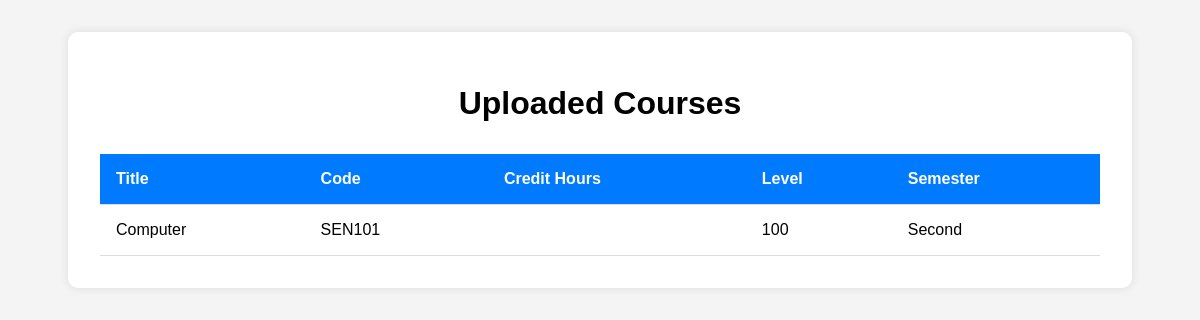
Page /course_list/ on the earlier database version.
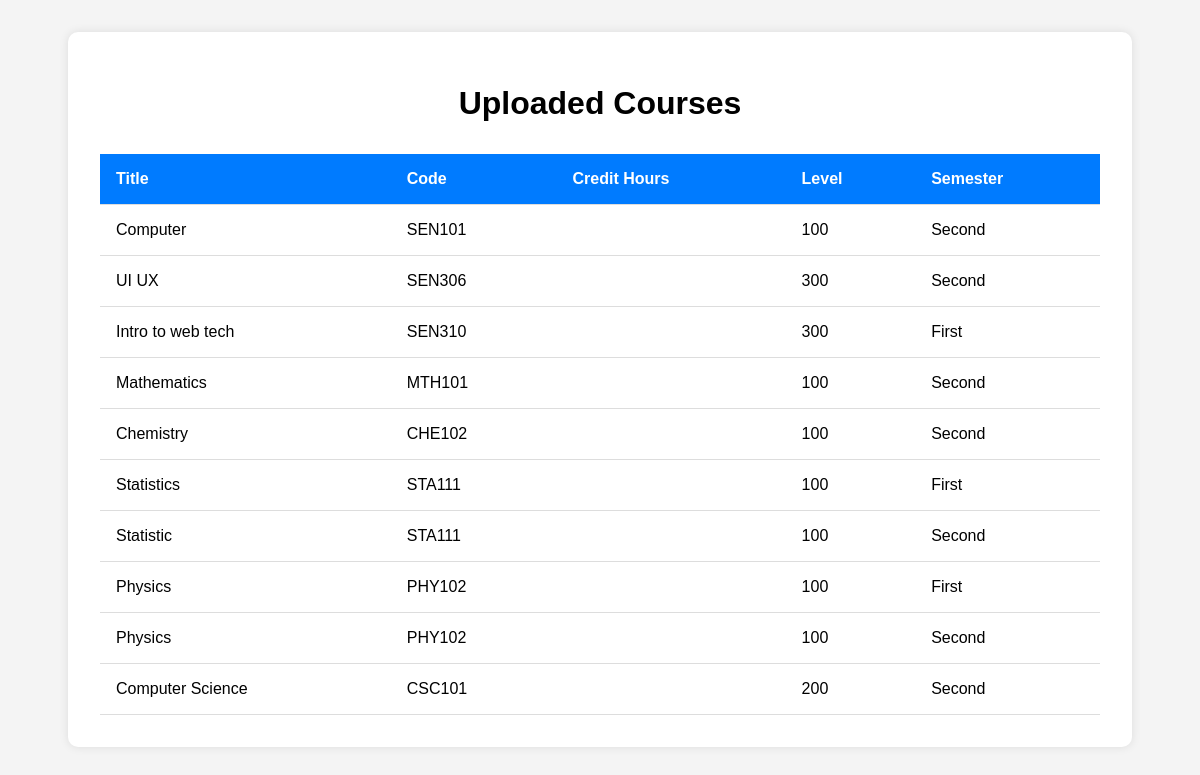
Same page on the later database version.
### app.py (models this page shows, shortened)
class Courses(db.Model):
    __tablename__ = "coursesDetails"
    id = db.Column(db.Integer, primary_key =True)
    code =  db.Column(db.String(100), nullable= False)
    title = db.Column(db.String(100), nullable =False)
    credits_hours = db.Column(db.String(100), nullable=False)
    level = db.Column(db.String(20))
    semester = db.Column(db.String(20))

### app.py (the view)
@app.route("/course_list/")
def course_list():
    courses = Courses.query.all()
    return render_template("course_list.html", courses=courses)

### templates/course_list.html (shortened to what this page needs)
<!DOCTYPE html>
<html lang="en">
<head>
    <link rel="stylesheet" href="{{ url_for('static', filename='course_list.css') }}">
</head>
<body>
    <div class="container">
        <h1>Uploaded Courses</h1>
        {% if courses %}
        <table>
            <thead>
                <tr>
                    <th>Title</th>
                    <th>Code</th>
                    <th>Credit Hours</th>
                    <th>Level</th>
                    <th>Semester</th>
                </tr>
            </thead>
            <tbody>
                {% for course in courses %}
                <tr>
                    <td>{{ course.title }}</td>
                    <td>{{ course.code }}</td>
                    <td>{{ course.credit_hours }}</td>
                    <td>{{ course.level }}</td>
                    <td>{{ course.semester }}</td>
                </tr>
                {% endfor %}
            </tbody>
        </table>
        {% else %}
            <p>No courses uploaded yet.</p>
        {% endif %}
    </div>
</body>
</html>

### static/course_list.css (style rules this page uses)
body { font-family: Arial, sans-serif; background-color: #f4f4f4; margin: 0; padding: 2rem; }
.container { background-color: white; padding: 2rem; border-radius: 10px; max-width: 1000px; margin: auto; box-shadow: 0 0 10px rgba(0,0,0,0.1); }
h1 { text-align: center; margin-bottom: 2rem; }
table { width: 100%; border-collapse: collapse; }
th, td { padding: 1rem; text-align: left; border-bottom: 1px solid #ddd; }
th { background-color: #007bff; color: white; }

Differences in the rows shown:
added Courses: title "UI UX", code "SEN306", level "300", semester "Second"
added Courses: title "Intro to web tech", code "SEN310", level "300", semester "First"
added Courses: title "Mathematics", code "MTH101", level "100", semester "Second"
added Courses: title "Chemistry", code "CHE102", level "100", semester "Second"
added Courses: title "Statistics", code "STA111", level "100", semester "First"
added Courses: title "Statistic", code "STA111", level "100", semester "Second"
added Courses: title "Physics", code "PHY102", level "100", semester "First"
added Courses: title "Physics", code "PHY102", level "100", semester "Second"
added Courses: title "Computer Science", code "CSC101", level "200", semester "Second"
